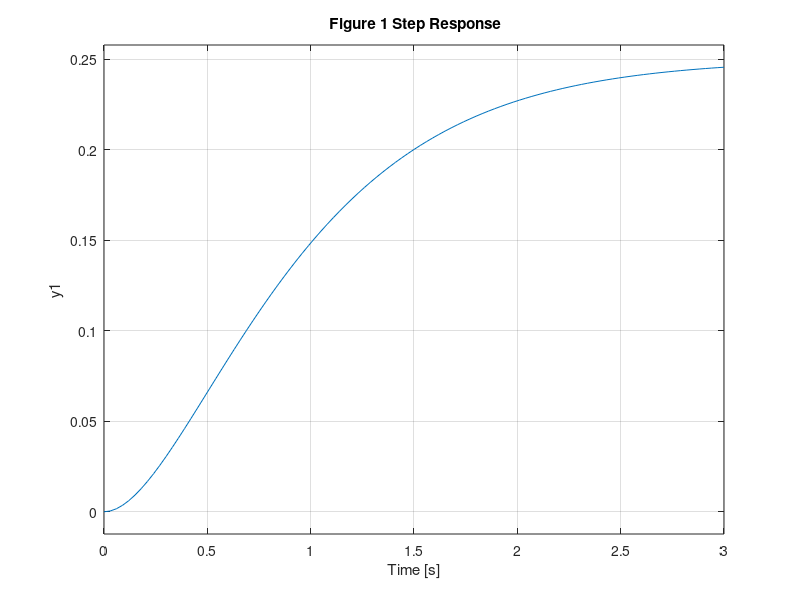

The MATLAB script that drew this image: (Note: this script raises an error after producing the figure.)
%Drawing the step function of the Transfer Function 
num = 1;
den = [1 4 3];
%Plant
G1 = tf (num,den);
%Closed Loop Transfer Function
ClosedLoopTF = feedback(G1,1);
step(ClosedLoopTF);
title (' Figure 1 Step Response')
stepinfo(ClosedLoopTF)

%Design with stated specifications
%The percentage overshoot
OS = 20;
%Formula for getting Damping Ratio from OS
%Zeta = -log(OS/100)/sqrt(pi^2+(log(0S/100)^2))
Zeta =0.4559;
%Natural frequency calculated from second order xtic equation
wn = 3.6;
rlocus(G1*9)
grid on;
axis ([-5 2 -6 6])
sgrid (Zeta,wn)
title ("Root locus plot")
grid off
%Taking an arbitral value of k
k = 9;
closedLoop = feedback(k*G1,1);
%step(closedLoop)
%title("Figure 2 Step reponse with design requirements met")
stepinfo(closedLoop)




 













